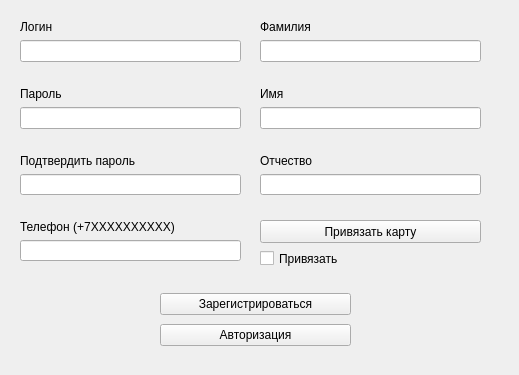
<?xml version="1.0" encoding="UTF-8"?>
<ui version="4.0">
 <class>Registration</class>
 <widget class="QWidget" name="Registration">
  <property name="geometry">
   <rect>
    <x>0</x>
    <y>0</y>
    <width>519</width>
    <height>375</height>
   </rect>
  </property>
  <property name="windowTitle">
   <string>Form</string>
  </property>
  <widget class="QWidget" name="layoutWidget">
   <property name="geometry">
    <rect>
     <x>160</x>
     <y>290</y>
     <width>191</width>
     <height>61</height>
    </rect>
   </property>
   <layout class="QVBoxLayout" name="verticalLayout_5">
    <item>
     <widget class="QPushButton" name="register_2">
      <property name="text">
       <string>Зарегистрироваться</string>
      </property>
     </widget>
    </item>
    <item>
     <widget class="QPushButton" name="callBack">
      <property name="text">
       <string>Авторизация</string>
      </property>
     </widget>
    </item>
   </layout>
  </widget>
  <widget class="QPushButton" name="AddCard">
   <property name="geometry">
    <rect>
     <x>260</x>
     <y>220</y>
     <width>221</width>
     <height>23</height>
    </rect>
   </property>
   <property name="text">
    <string>Привязать карту</string>
   </property>
  </widget>
  <widget class="QWidget" name="layoutWidget">
   <property name="geometry">
    <rect>
     <x>20</x>
     <y>20</y>
     <width>221</width>
     <height>194</height>
    </rect>
   </property>
   <layout class="QVBoxLayout" name="verticalLayout_7">
    <item>
     <layout class="QVBoxLayout" name="verticalLayout">
      <item>
       <widget class="QLabel" name="label_4">
        <property name="text">
         <string>Логин</string>
        </property>
       </widget>
      </item>
      <item>
       <widget class="QLineEdit" name="Login"/>
      </item>
      <item>
       <widget class="QLabel" name="ErrorLogin">
        <property name="font">
         <font>
          <pointsize>8</pointsize>
         </font>
        </property>
        <property name="styleSheet">
         <string notr="true">color: red;</string>
        </property>
        <property name="text">
         <string/>
        </property>
       </widget>
      </item>
     </layout>
    </item>
    <item>
     <layout class="QVBoxLayout" name="verticalLayout_2">
      <item>
       <widget class="QLabel" name="label_5">
        <property name="text">
         <string>Пароль</string>
        </property>
       </widget>
      </item>
      <item>
       <widget class="QLineEdit" name="Password"/>
      </item>
      <item>
       <widget class="QLabel" name="ErrorPassword">
        <property name="font">
         <font>
          <pointsize>8</pointsize>
         </font>
        </property>
        <property name="styleSheet">
         <string notr="true">color: red;</string>
        </property>
        <property name="text">
         <string/>
        </property>
       </widget>
      </item>
     </layout>
    </item>
    <item>
     <layout class="QVBoxLayout" name="verticalLayout_6">
      <item>
       <widget class="QLabel" name="label_6">
        <property name="text">
         <string>Подтвердить пароль</string>
        </property>
       </widget>
      </item>
      <item>
       <widget class="QLineEdit" name="ConfirmPassword"/>
      </item>
      <item>
       <widget class="QLabel" name="ErrorConfirmPassword">
        <property name="font">
         <font>
          <pointsize>8</pointsize>
         </font>
        </property>
        <property name="styleSheet">
         <string notr="true">color: red;</string>
        </property>
        <property name="text">
         <string/>
        </property>
       </widget>
      </item>
     </layout>
    </item>
   </layout>
  </widget>
  <widget class="QWidget" name="layoutWidget">
   <property name="geometry">
    <rect>
     <x>260</x>
     <y>20</y>
     <width>221</width>
     <height>194</height>
    </rect>
   </property>
   <layout class="QVBoxLayout" name="verticalLayout_9">
    <item>
     <layout class="QVBoxLayout" name="verticalLayout_3">
      <item>
       <widget class="QLabel" name="label">
        <property name="text">
         <string>Фамилия</string>
        </property>
       </widget>
      </item>
      <item>
       <widget class="QLineEdit" name="Surname"/>
      </item>
      <item>
       <widget class="QLabel" name="ErrorSurname">
        <property name="font">
         <font>
          <pointsize>8</pointsize>
         </font>
        </property>
        <property name="styleSheet">
         <string notr="true">color: red;</string>
        </property>
        <property name="text">
         <string/>
        </property>
       </widget>
      </item>
     </layout>
    </item>
    <item>
     <layout class="QVBoxLayout" name="verticalLayout_4">
      <item>
       <widget class="QLabel" name="label_2">
        <property name="text">
         <string>Имя</string>
        </property>
       </widget>
      </item>
      <item>
       <widget class="QLineEdit" name="Name"/>
      </item>
      <item>
       <widget class="QLabel" name="ErrorName">
        <property name="font">
         <font>
          <pointsize>8</pointsize>
         </font>
        </property>
        <property name="styleSheet">
         <string notr="true">color: red;</string>
        </property>
        <property name="text">
         <string/>
        </property>
       </widget>
      </item>
     </layout>
    </item>
    <item>
     <layout class="QVBoxLayout" name="verticalLayout_8">
      <item>
       <widget class="QLabel" name="label_3">
        <property name="text">
         <string>Отчество</string>
        </property>
       </widget>
      </item>
      <item>
       <widget class="QLineEdit" name="Patronymic"/>
      </item>
      <item>
       <widget class="QLabel" name="ErrorPatronymic">
        <property name="font">
         <font>
          <pointsize>8</pointsize>
         </font>
        </property>
        <property name="styleSheet">
         <string notr="true">color: red;</string>
        </property>
        <property name="text">
         <string/>
        </property>
       </widget>
      </item>
     </layout>
    </item>
   </layout>
  </widget>
  <widget class="QWidget" name="layoutWidget">
   <property name="geometry">
    <rect>
     <x>20</x>
     <y>220</y>
     <width>221</width>
     <height>60</height>
    </rect>
   </property>
   <layout class="QVBoxLayout" name="verticalLayout_10">
    <item>
     <widget class="QLabel" name="label_7">
      <property name="text">
       <string>Телефон (+7ХХХХХХХХХХ)</string>
      </property>
     </widget>
    </item>
    <item>
     <widget class="QLineEdit" name="Phone"/>
    </item>
    <item>
     <widget class="QLabel" name="ErrorPhone">
      <property name="font">
       <font>
        <pointsize>8</pointsize>
       </font>
      </property>
      <property name="styleSheet">
       <string notr="true">color: red;</string>
      </property>
      <property name="text">
       <string/>
      </property>
     </widget>
    </item>
   </layout>
  </widget>
  <widget class="QCheckBox" name="checkCard">
   <property name="geometry">
    <rect>
     <x>260</x>
     <y>250</y>
     <width>81</width>
     <height>17</height>
    </rect>
   </property>
   <property name="text">
    <string>Привязать</string>
   </property>
  </widget>
  <widget class="QLabel" name="CardNumber">
   <property name="geometry">
    <rect>
     <x>340</x>
     <y>250</y>
     <width>141</width>
     <height>16</height>
    </rect>
   </property>
   <property name="text">
    <string/>
   </property>
  </widget>
 </widget>
 <resources/>
 <connections/>
</ui>
